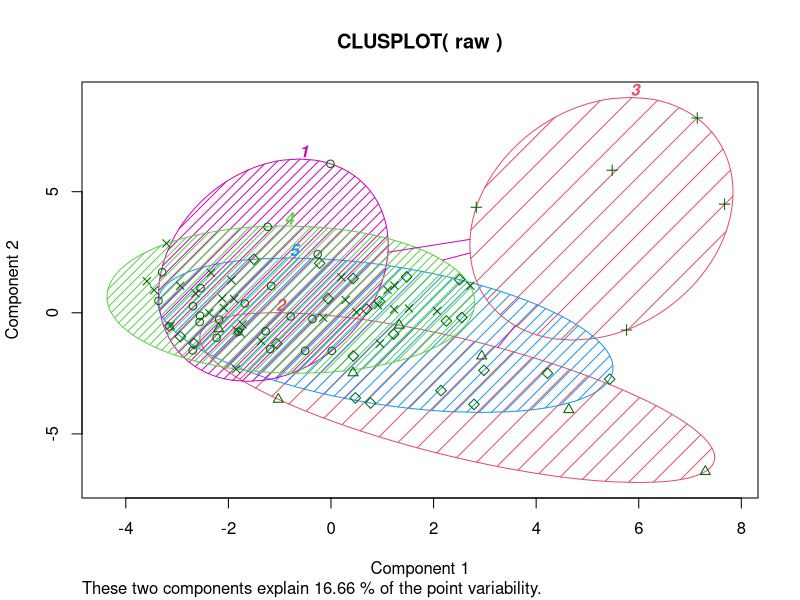
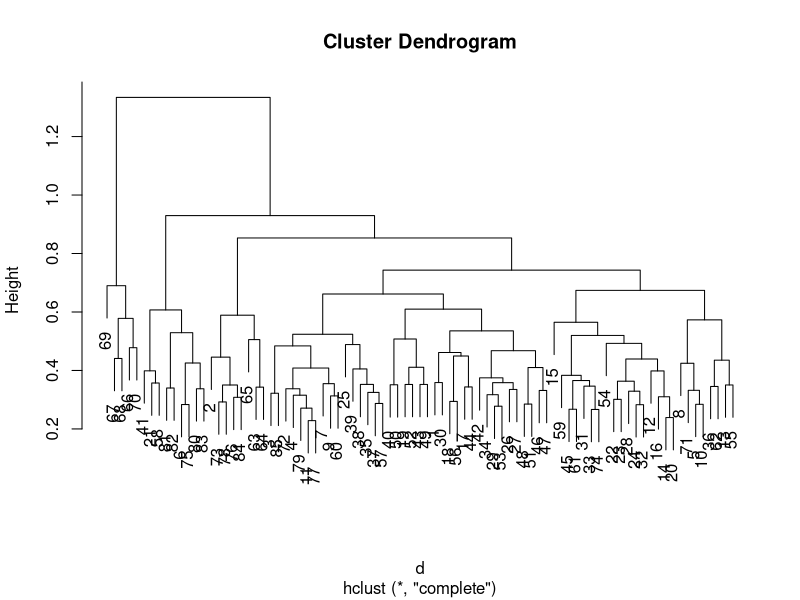
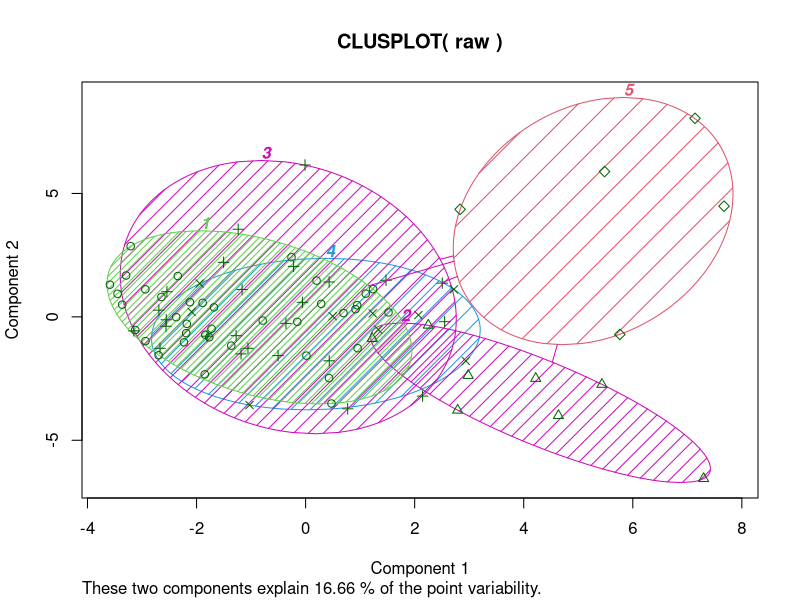

Write the R code that produced these figures, in order.
## ---- chunk 1
#### Replace working directory as necessary
setwd(getwd())
getwd()
## ---- chunk 2
### Read in the file
raw <- read.csv('fedPapers85.csv')
## ---- chunk 3
cat('Number of NA\'s: ', sum(is.na(raw)))
## ---- chunk 4
### Check the dataframe for variable type
str(raw)
## ---- chunk 5
### Getting a look at the column names
### The words are after column 1 and 2
colnames(raw)
## ---- chunk 6
### Removing the filename and author column
words <- raw[,-1:-2]
## ---- chunk 7
### Setting k means to 4 centroids
### These centroids will represent the 3 authors and the mixed author of HM
## Set the seed for reproducibility
set.seed(1234)
m_k <- kmeans(words, 5, iter.max = 5000)
## ---- chunk 8
### There's going to be a lot of noise in here
### The word values aren't a nominal (binary) value 
### Also the words are common words: 'at', 'are', 'shall'
### The results are going to be mixed-up
m_k$centers
## ---- chunk 9
### We can take the original data frame with the author attribute
### and attach to a new data frame with the cluster
word_cluster <- data.frame(raw, m_k$cluster)
head(word_cluster)
tail(word_cluster)
## ---- chunk 10
table(word_cluster$author, m_k$cluster)
## ---- chunk 11
library(cluster)
## ---- chunk 12
### Looking at a cluster plot shows Jay down on his own
### The other clusters representing Hamilton, Madison, HM, and disputed
### there's a lot of overlay
## Let's say cluster 1 is Madison and cluster 4 is Hamilton
## Cluster 3 is both of them, 'HM'
## Which makes cluster 2, our disputed author
## Cluster 2 seems to be wholly engulfed by Madison, sharing some values with 'HM', and Hamilton
clusplot(raw, m_k$cluster, color = T, shade = T, labels = 5, plotchar = T)
## ---- chunk 13
### Create a cluster dendogram
### using HAC
d = dist(as.matrix(words))
hc = hclust(d)
plot(hc)
## ---- chunk 14
### Cut the HAC dendogram at 5 to match the k-means clusters
### The tables show similar results
### Jay by himself, with Hamilton and Madison mixed in
cluster_cut <- cutree(hc, 5)
table(cluster_cut, type = raw$author)
table(cluster = m_k$cluster, type = raw$author)
## ---- chunk 15
### This plot is remarkably similar to the k-means cluster
clusplot(raw, cluster_cut, color = T, shade = T, labels = 5, plotchar = T)
